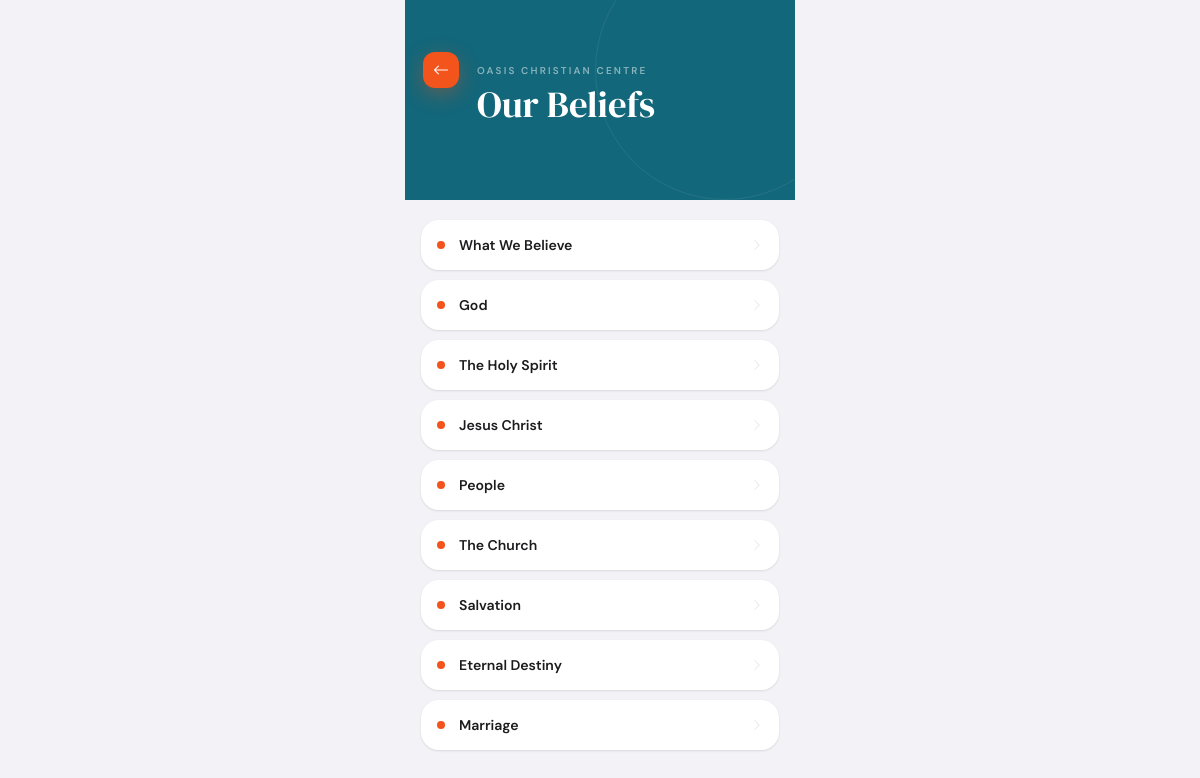
The app's page /beliefs (signed in) with its own data.
### tables this page shows
CREATE TABLE beliefs (
        id INTEGER PRIMARY KEY AUTOINCREMENT, title TEXT NOT NULL,
        body TEXT NOT NULL, scripture TEXT DEFAULT '', sort_order INTEGER DEFAULT 0
    );

### member.py (the view)
@app.route('/beliefs')
def beliefs():
    track('beliefs'); conn=get_db(); items=conn.execute("SELECT * FROM beliefs ORDER BY sort_order").fetchall(); conn.close()
    return render_template('beliefs.html',beliefs=items,settings=all_settings())

### member.py (called while the page is built, shortened)
def get_db():
    conn = sqlite3.connect(DB)
    conn.row_factory = sqlite3.Row
    conn.execute("PRAGMA journal_mode=WAL")
    conn.execute("PRAGMA foreign_keys=ON")
    return conn

def all_settings():
    try:
        conn=get_db(); rows=conn.execute("SELECT key,value FROM settings").fetchall(); conn.close()
        return {r['key']:r['value'] for r in rows}
    except: return {}

def track(page):
    try:
        if session.get('admin_logged_in'):
            return
    except Exception as e:
        app.logger.warning(f"track() error: {e}")

### templates/beliefs.html (shortened to what this page needs)
{% extends "base.html" %}
{% block content %}
<div class="hero"><a href="{{ url_for('hub') }}" class="back-btn"><i class="bi bi-arrow-left"></i></a><div class="hero-content indent"><div class="hero-tag">Oasis Christian Centre</div><div class="hero-title">Our Beliefs</div></div></div>
<div class="body" style="display:flex;flex-direction:column;gap:10px;">
  {% for b in beliefs %}<button class="list-row" onclick="openB({{ loop.index0 }})"><div class="list-row-left"><div class="belief-dot"></div><div class="belief-label">{{ b.title }}</div></div><i class="bi bi-chevron-right row-chevron"></i></button>{% endfor %}
</div>
{% endblock %}

### templates/base.html (style rules this page uses)
:root { --teal:#13677A;--teal-dark:#0d4f5e;--teal-light:rgba(19,103,122,0.10);--orange:#F2541B;--orange-dark:#c43b0a;--orange-light:rgba(242,84,27,0.10);--bg:#F2F2F7;--bg2:#E8E8EF;--card:#FFFFFF;--text:#1C1C1E;--text2:#3A3A3C;--sub:#6E6E73;--line:#E5E5EA;--shadow-sm:0 1px 3px rgba(0,0,0,0.07),0 1px 2px rgba(0,0,0,0.04);--shadow-md:0 4px 12px rgba(0,0,0,0.08),0 1px 3px rgba(0,0,0,0.05);--radius-sm:12px;--radius-md:18px;--radius-lg:24px;--radius-xl:28px; }
*,*::before,*::after { margin:0;padding:0;box-sizing:border-box;-webkit-tap-highlight-color:transparent; }
body { background:var(--bg);font-family:'DM Sans',-apple-system,sans-serif;color:var(--text);display:flex;justify-content:center;min-height:100vh;padding-bottom:52px; }
a { text-decoration:none;color:inherit; }
button { font-family:inherit;cursor:pointer;border:none;background:none; }
.hero { position:relative;background:var(--teal);min-height:200px;overflow:hidden; }
.hero::after { content:'';position:absolute;width:260px;height:260px;border-radius:50%;border:1px solid rgba(255,255,255,0.08);top:-60px;right:-60px;pointer-events:none;z-index:0; }
.hero-content { position:relative;z-index:2;padding:64px 24px 28px; }
.hero-content.indent { padding-left:72px; }
.hero-tag { font-size:0.62rem;font-weight:600;letter-spacing:0.22em;text-transform:uppercase;color:rgba(255,255,255,0.50);margin-bottom:8px; }
.hero-title { font-family:'DM Serif Display',serif;font-size:2.3rem;line-height:1.08;color:#fff; }
.back-btn { position:absolute;top:52px;left:18px;z-index:10;width:36px;height:36px;border-radius:var(--radius-sm);background:var(--orange);color:#fff;display:flex;align-items:center;justify-content:center;font-size:1rem;box-shadow:0 6px 20px rgba(242,84,27,0.35); }
.body { padding:20px 16px; }
.list-row { background:var(--card);border-radius:var(--radius-md);padding:16px;display:flex;align-items:center;justify-content:space-between;box-shadow:var(--shadow-sm);transition:transform 0.15s;border:none;width:100%;text-align:left;color:var(--text); }
.list-row-left { display:flex;align-items:center;gap:14px; }
.row-chevron { color:var(--line);font-size:0.75rem; }

### templates/beliefs.html (style rules this page uses)
.belief-dot { width:8px;height:8px;border-radius:50%;background:var(--orange);flex-shrink:0; }
.belief-label { font-size:0.88rem;font-weight:600; }

### records on screen
beliefs: title "What We Believe"
beliefs: title "God"
beliefs: title "The Holy Spirit"
beliefs: title "Jesus Christ"
beliefs: title "People"
beliefs: title "The Church"
beliefs: title "Salvation"
beliefs: title "Eternal Destiny"
beliefs: title "Marriage"
